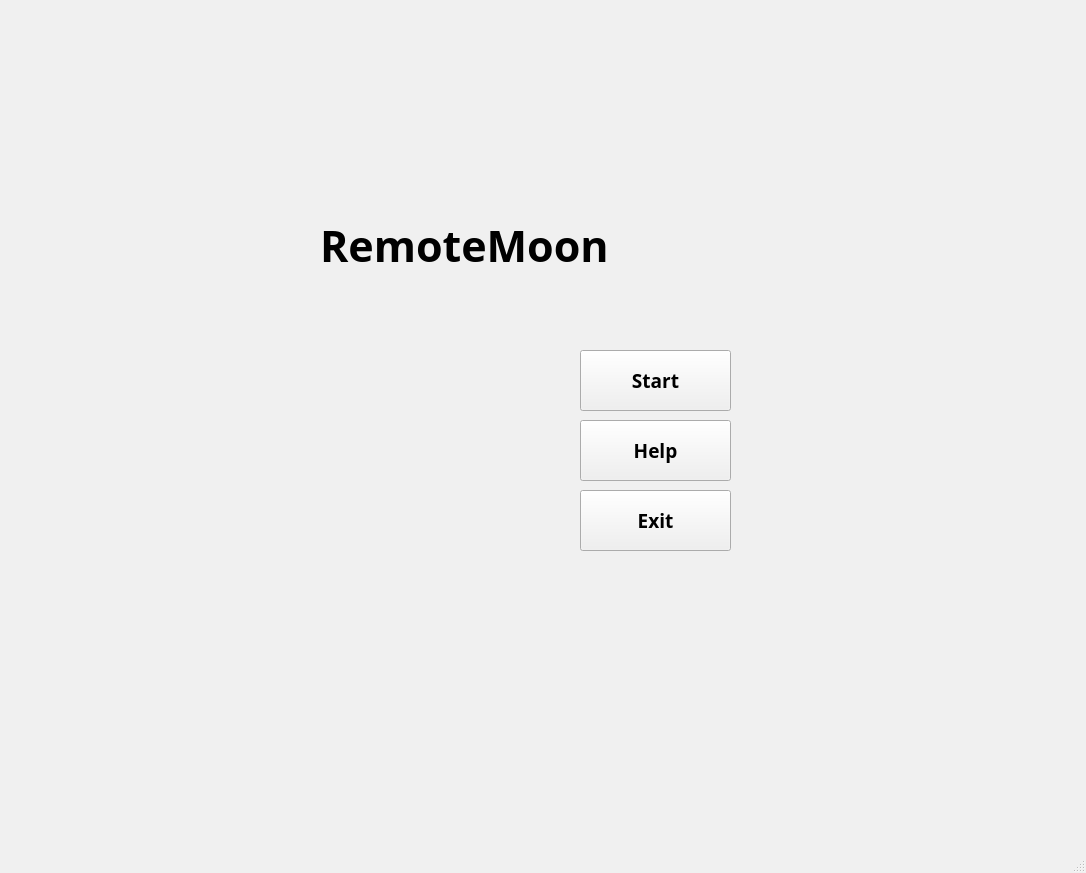
<?xml version="1.0" encoding="UTF-8"?>
<ui version="4.0">
 <class>Interface</class>
 <widget class="QMainWindow" name="Interface">
  <property name="geometry">
   <rect>
    <x>0</x>
    <y>0</y>
    <width>1086</width>
    <height>873</height>
   </rect>
  </property>
  <property name="palette">
   <palette>
    <active>
     <colorrole role="Window">
      <brush brushstyle="SolidPattern">
       <color alpha="255">
        <red>0</red>
        <green>0</green>
        <blue>0</blue>
       </color>
      </brush>
     </colorrole>
    </active>
    <inactive>
     <colorrole role="Window">
      <brush brushstyle="SolidPattern">
       <color alpha="255">
        <red>240</red>
        <green>240</green>
        <blue>240</blue>
       </color>
      </brush>
     </colorrole>
    </inactive>
    <disabled>
     <colorrole role="Window">
      <brush brushstyle="SolidPattern">
       <color alpha="255">
        <red>0</red>
        <green>0</green>
        <blue>0</blue>
       </color>
      </brush>
     </colorrole>
    </disabled>
   </palette>
  </property>
  <property name="windowTitle">
   <string>Interface</string>
  </property>
  <widget class="QWidget" name="centralwidget">
   <property name="palette">
    <palette>
     <active>
      <colorrole role="WindowText">
       <brush brushstyle="SolidPattern">
        <color alpha="255">
         <red>255</red>
         <green>255</green>
         <blue>255</blue>
        </color>
       </brush>
      </colorrole>
      <colorrole role="Button">
       <brush brushstyle="SolidPattern">
        <color alpha="255">
         <red>0</red>
         <green>0</green>
         <blue>0</blue>
        </color>
       </brush>
      </colorrole>
      <colorrole role="Light">
       <brush brushstyle="SolidPattern">
        <color alpha="255">
         <red>0</red>
         <green>0</green>
         <blue>0</blue>
        </color>
       </brush>
      </colorrole>
      <colorrole role="Midlight">
       <brush brushstyle="SolidPattern">
        <color alpha="255">
         <red>0</red>
         <green>0</green>
         <blue>0</blue>
        </color>
       </brush>
      </colorrole>
      <colorrole role="Dark">
       <brush brushstyle="SolidPattern">
        <color alpha="255">
         <red>0</red>
         <green>0</green>
         <blue>0</blue>
        </color>
       </brush>
      </colorrole>
      <colorrole role="Mid">
       <brush brushstyle="SolidPattern">
        <color alpha="255">
         <red>0</red>
         <green>0</green>
         <blue>0</blue>
        </color>
       </brush>
      </colorrole>
      <colorrole role="Text">
       <brush brushstyle="SolidPattern">
        <color alpha="255">
         <red>255</red>
         <green>255</green>
         <blue>255</blue>
        </color>
       </brush>
      </colorrole>
      <colorrole role="BrightText">
       <brush brushstyle="SolidPattern">
        <color alpha="255">
         <red>255</red>
         <green>255</green>
         <blue>255</blue>
        </color>
       </brush>
      </colorrole>
      <colorrole role="ButtonText">
       <brush brushstyle="SolidPattern">
        <color alpha="255">
         <red>255</red>
         <green>255</green>
         <blue>255</blue>
        </color>
       </brush>
      </colorrole>
      <colorrole role="Base">
       <brush brushstyle="SolidPattern">
        <color alpha="255">
         <red>0</red>
         <green>0</green>
         <blue>0</blue>
        </color>
       </brush>
      </colorrole>
      <colorrole role="Window">
       <brush brushstyle="SolidPattern">
        <color alpha="255">
         <red>0</red>
         <green>0</green>
         <blue>0</blue>
        </color>
       </brush>
      </colorrole>
      <colorrole role="Shadow">
       <brush brushstyle="SolidPattern">
        <color alpha="255">
         <red>0</red>
         <green>0</green>
         <blue>0</blue>
        </color>
       </brush>
      </colorrole>
      <colorrole role="AlternateBase">
       <brush brushstyle="SolidPattern">
        <color alpha="255">
         <red>0</red>
         <green>0</green>
         <blue>0</blue>
        </color>
       </brush>
      </colorrole>
      <colorrole role="ToolTipBase">
       <brush brushstyle="SolidPattern">
        <color alpha="255">
         <red>255</red>
         <green>255</green>
         <blue>220</blue>
        </color>
       </brush>
      </colorrole>
      <colorrole role="ToolTipText">
       <brush brushstyle="SolidPattern">
        <color alpha="255">
         <red>0</red>
         <green>0</green>
         <blue>0</blue>
        </color>
       </brush>
      </colorrole>
      <colorrole role="PlaceholderText">
       <brush brushstyle="SolidPattern">
        <color alpha="127">
         <red>255</red>
         <green>255</green>
         <blue>255</blue>
        </color>
       </brush>
      </colorrole>
     </active>
     <inactive>
      <colorrole role="WindowText">
       <brush brushstyle="SolidPattern">
        <color alpha="255">
         <red>0</red>
         <green>0</green>
         <blue>0</blue>
        </color>
       </brush>
      </colorrole>
      <colorrole role="Button">
       <brush brushstyle="SolidPattern">
        <color alpha="255">
         <red>240</red>
         <green>240</green>
         <blue>240</blue>
        </color>
       </brush>
      </colorrole>
      <colorrole role="Light">
       <brush brushstyle="SolidPattern">
        <color alpha="255">
         <red>255</red>
         <green>255</green>
         <blue>255</blue>
        </color>
       </brush>
      </colorrole>
      <colorrole role="Midlight">
       <brush brushstyle="SolidPattern">
        <color alpha="255">
         <red>227</red>
         <green>227</green>
         <blue>227</blue>
        </color>
       </brush>
      </colorrole>
      <colorrole role="Dark">
       <brush brushstyle="SolidPattern">
        <color alpha="255">
         <red>160</red>
         <green>160</green>
         <blue>160</blue>
        </color>
       </brush>
      </colorrole>
      <colorrole role="Mid">
       <brush brushstyle="SolidPattern">
        <color alpha="255">
         <red>160</red>
         <green>160</green>
         <blue>160</blue>
        </color>
       </brush>
      </colorrole>
      <colorrole role="Text">
       <brush brushstyle="SolidPattern">
        <color alpha="255">
         <red>0</red>
         <green>0</green>
         <blue>0</blue>
        </color>
       </brush>
      </colorrole>
      <colorrole role="BrightText">
       <brush brushstyle="SolidPattern">
        <color alpha="255">
         <red>255</red>
         <green>255</green>
         <blue>255</blue>
        </color>
       </brush>
      </colorrole>
      <colorrole role="ButtonText">
       <brush brushstyle="SolidPattern">
        <color alpha="255">
         <red>0</red>
         <green>0</green>
         <blue>0</blue>
        </color>
       </brush>
      </colorrole>
      <colorrole role="Base">
       <brush brushstyle="SolidPattern">
        <color alpha="255">
         <red>255</red>
         <green>255</green>
         <blue>255</blue>
        </color>
       </brush>
      </colorrole>
      <colorrole role="Window">
       <brush brushstyle="SolidPattern">
        <color alpha="255">
         <red>240</red>
         <green>240</green>
         <blue>240</blue>
        </color>
       </brush>
      </colorrole>
      <colorrole role="Shadow">
       <brush brushstyle="SolidPattern">
        <color alpha="255">
         <red>105</red>
         <green>105</green>
         <blue>105</blue>
        </color>
       </brush>
      </colorrole>
      <colorrole role="AlternateBase">
       <brush brushstyle="SolidPattern">
        <color alpha="255">
         <red>233</red>
         <green>231</green>
         <blue>227</blue>
        </color>
       </brush>
      </colorrole>
      <colorrole role="ToolTipBase">
       <brush brushstyle="SolidPattern">
        <color alpha="255">
         <red>255</red>
         <green>255</green>
         <blue>220</blue>
        </color>
       </brush>
      </colorrole>
      <colorrole role="ToolTipText">
       <brush brushstyle="SolidPattern">
        <color alpha="255">
         <red>0</red>
         <green>0</green>
         <blue>0</blue>
        </color>
       </brush>
      </colorrole>
      <colorrole role="PlaceholderText">
       <brush brushstyle="SolidPattern">
        <color alpha="128">
         <red>0</red>
         <green>0</green>
         <blue>0</blue>
        </color>
       </brush>
      </colorrole>
     </inactive>
     <disabled>
      <colorrole role="WindowText">
       <brush brushstyle="SolidPattern">
        <color alpha="255">
         <red>0</red>
         <green>0</green>
         <blue>0</blue>
        </color>
       </brush>
      </colorrole>
      <colorrole role="Button">
       <brush brushstyle="SolidPattern">
        <color alpha="255">
         <red>0</red>
         <green>0</green>
         <blue>0</blue>
        </color>
       </brush>
      </colorrole>
      <colorrole role="Light">
       <brush brushstyle="SolidPattern">
        <color alpha="255">
         <red>0</red>
         <green>0</green>
         <blue>0</blue>
        </color>
       </brush>
      </colorrole>
      <colorrole role="Midlight">
       <brush brushstyle="SolidPattern">
        <color alpha="255">
         <red>0</red>
         <green>0</green>
         <blue>0</blue>
        </color>
       </brush>
      </colorrole>
      <colorrole role="Dark">
       <brush brushstyle="SolidPattern">
        <color alpha="255">
         <red>0</red>
         <green>0</green>
         <blue>0</blue>
        </color>
       </brush>
      </colorrole>
      <colorrole role="Mid">
       <brush brushstyle="SolidPattern">
        <color alpha="255">
         <red>0</red>
         <green>0</green>
         <blue>0</blue>
        </color>
       </brush>
      </colorrole>
      <colorrole role="Text">
       <brush brushstyle="SolidPattern">
        <color alpha="255">
         <red>0</red>
         <green>0</green>
         <blue>0</blue>
        </color>
       </brush>
      </colorrole>
      <colorrole role="BrightText">
       <brush brushstyle="SolidPattern">
        <color alpha="255">
         <red>255</red>
         <green>255</green>
         <blue>255</blue>
        </color>
       </brush>
      </colorrole>
      <colorrole role="ButtonText">
       <brush brushstyle="SolidPattern">
        <color alpha="255">
         <red>0</red>
         <green>0</green>
         <blue>0</blue>
        </color>
       </brush>
      </colorrole>
      <colorrole role="Base">
       <brush brushstyle="SolidPattern">
        <color alpha="255">
         <red>0</red>
         <green>0</green>
         <blue>0</blue>
        </color>
       </brush>
      </colorrole>
      <colorrole role="Window">
       <brush brushstyle="SolidPattern">
        <color alpha="255">
         <red>0</red>
         <green>0</green>
         <blue>0</blue>
        </color>
       </brush>
      </colorrole>
      <colorrole role="Shadow">
       <brush brushstyle="SolidPattern">
        <color alpha="255">
         <red>0</red>
         <green>0</green>
         <blue>0</blue>
        </color>
       </brush>
      </colorrole>
      <colorrole role="AlternateBase">
       <brush brushstyle="SolidPattern">
        <color alpha="255">
         <red>247</red>
         <green>247</green>
         <blue>247</blue>
        </color>
       </brush>
      </colorrole>
      <colorrole role="ToolTipBase">
       <brush brushstyle="SolidPattern">
        <color alpha="255">
         <red>255</red>
         <green>255</green>
         <blue>220</blue>
        </color>
       </brush>
      </colorrole>
      <colorrole role="ToolTipText">
       <brush brushstyle="SolidPattern">
        <color alpha="255">
         <red>0</red>
         <green>0</green>
         <blue>0</blue>
        </color>
       </brush>
      </colorrole>
      <colorrole role="PlaceholderText">
       <brush brushstyle="SolidPattern">
        <color alpha="128">
         <red>0</red>
         <green>0</green>
         <blue>0</blue>
        </color>
       </brush>
      </colorrole>
     </disabled>
    </palette>
   </property>
   <widget class="QPushButton" name="pushButton">
    <property name="geometry">
     <rect>
      <x>580</x>
      <y>350</y>
      <width>151</width>
      <height>61</height>
     </rect>
    </property>
    <property name="font">
     <font>
      <family>JetBrains Mono NL</family>
      <pointsize>14</pointsize>
      <bold>true</bold>
     </font>
    </property>
    <property name="text">
     <string>Start</string>
    </property>
   </widget>
   <widget class="QPushButton" name="pushButton_2">
    <property name="geometry">
     <rect>
      <x>580</x>
      <y>420</y>
      <width>151</width>
      <height>61</height>
     </rect>
    </property>
    <property name="font">
     <font>
      <family>JetBrains Mono NL</family>
      <pointsize>14</pointsize>
      <bold>true</bold>
     </font>
    </property>
    <property name="text">
     <string>Help</string>
    </property>
   </widget>
   <widget class="QPushButton" name="pushButton_3">
    <property name="geometry">
     <rect>
      <x>580</x>
      <y>490</y>
      <width>151</width>
      <height>61</height>
     </rect>
    </property>
    <property name="font">
     <font>
      <family>JetBrains Mono NL</family>
      <pointsize>14</pointsize>
      <bold>true</bold>
     </font>
    </property>
    <property name="text">
     <string>Exit</string>
    </property>
   </widget>
   <widget class="QLabel" name="label">
    <property name="geometry">
     <rect>
      <x>320</x>
      <y>150</y>
      <width>551</width>
      <height>191</height>
     </rect>
    </property>
    <property name="font">
     <font>
      <family>JetBrains Mono NL</family>
      <pointsize>32</pointsize>
      <bold>true</bold>
     </font>
    </property>
    <property name="text">
     <string>RemoteMoon</string>
    </property>
   </widget>
   <widget class="QLabel" name="label_2">
    <property name="geometry">
     <rect>
      <x>850</x>
      <y>140</y>
      <width>201</width>
      <height>201</height>
     </rect>
    </property>
    <property name="text">
     <string>&lt;html&gt;&lt;head/&gt;&lt;body&gt;&lt;p&gt;&lt;img src=&quot;:/Pictures/moon.png&quot;/&gt;&lt;/p&gt;&lt;/body&gt;&lt;/html&gt;</string>
    </property>
   </widget>
  </widget>
  <widget class="QMenuBar" name="menubar">
   <property name="geometry">
    <rect>
     <x>0</x>
     <y>0</y>
     <width>1086</width>
     <height>21</height>
    </rect>
   </property>
  </widget>
  <widget class="QStatusBar" name="statusbar"/>
 </widget>
 <resources/>
 <connections/>
</ui>
